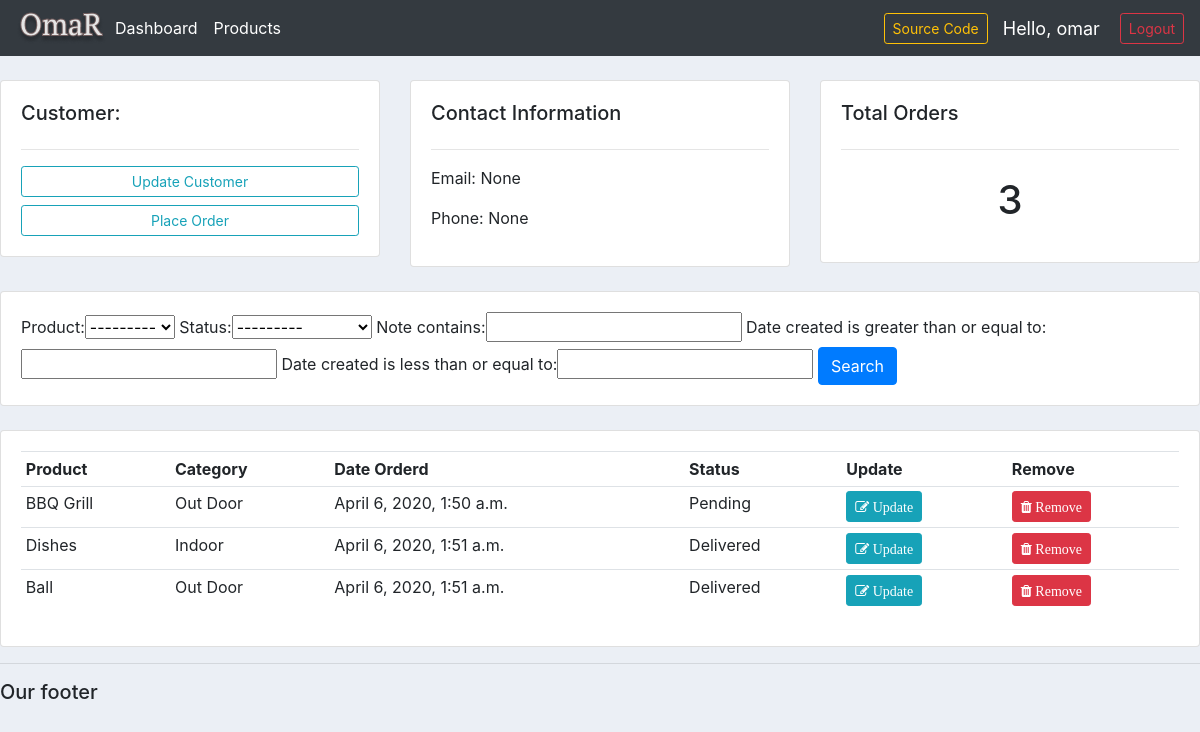
The app's page /customer/1/ (signed in) with its own data.
### accounts/models.py (models this page shows, shortened)
class Customer(models.Model):
    user = models.OneToOneField(User, null=True, blank=True, on_delete=models.CASCADE) # one to one relationships(one customer can have one user and one user can have one customer)
    name = models.CharField(max_length=200, null=True)
    phone = models.CharField(max_length=200, null=True)
    email = models.CharField(max_length=200, null=True)
    profile_pic = models.ImageField(default="profile1.png", null=True, blank=True)
    date_created = models.DateTimeField(auto_now_add=True, null=True)

class Order(models.Model):
    STATUS = (
        ('Pending', 'Pending'),
        ('Out for delivery', 'Out for delivery'),
        ('Delivered', 'Delivered'),
    )
    customer = models.ForeignKey(Customer, null=True, on_delete=models.SET_NULL) # one to many relationships
    product = models.ForeignKey(Product, null=True, on_delete=models.SET_NULL) # one to many relationships
    date_created = models.DateTimeField(auto_now_add=True, null=True)
    status = models.CharField(max_length=200, null=True, choices=STATUS)
    note = models.CharField(max_length=1000, null=True) # for custom Search

class Product(models.Model):
    CATEGORY = (
        ('Indoor', 'Indoor'),
        ('Out Door', 'Out Door'),
    )
    name = models.CharField(max_length=200, null=True)
    price = models.FloatField(null=True)
    category = models.CharField(max_length=200, null=True, choices=CATEGORY)
    description = models.CharField(max_length=200, null=True, blank=True)
    date_created = models.DateTimeField(auto_now_add=True, null=True)
    tags = models.ManyToManyField(Tag) # Many to Many relationships
    def __str__(self):
        return self.name

### accounts/decorators.py (the view)
        def wrapper_func(request, *args, **kwargs):
            group = None
            if request.user.groups.exists():
                group = request.user.groups.all()[0].name # index it first one by [0]
            if group in allowed_roles:     # [] admin/staff/customer what ever it is.
                return view_func(request, *args, **kwargs)
            else:
                return HttpResponse('You are not authorized to view this page')

### accounts/views.py (called while the page is built)
@login_required(login_url='login')
@allowed_users(allowed_roles=['admin']) # we can add more like - ['admin', 'staff', etc]
def customer(request, pk):
    customer = Customer.objects.get(id=pk)
    orders = customer.order_set.all()  # order_set means customers child order from model fields
    order_count = orders.count()
    myFilter = OrderFilter(request.GET, queryset=orders)
    orders = myFilter.qs
    context = {
        'customer':customer,
        'orders':orders,
        'order_count':order_count,
        'myFilter':myFilter
    }
    return render(request, 'accounts/customer.html', context)

### accounts/templates/accounts/customer.html
{%  extends 'accounts/main.html' %}
{% block content %}
	<br>
<div class="row">
	<div class="col-md">
		<div class="card card-body">
			<h5>Customer:</h5>
			<hr>
			<a class="btn btn-outline-info  btn-sm btn-block" href="">Update Customer</a>
			<a class="btn btn-outline-info  btn-sm btn-block" href="{% url 'createOrder' customer.id %}">Place Order</a>
		</div>
	</div>
	<div class="col-md">
		<div class="card card-body">
			<h5>Contact Information</h5>
			<hr>
			<p>Email: {{ customer.email }}</p>
			<p>Phone: {{ customer.phone }}</p>
		</div>
	</div>
	<div class="col-md">
		<div class="card card-body">
			<h5>Total Orders</h5>
			<hr>
			<h1 style="text-align: center;padding: 10px">{{ order_count }}</h1>
		</div>
	</div>
</div>
<br>
<div class="row">
	<div class="col">
		<div class="card card-body">
			<form method="get">
					{{ myFilter.form }}
		    <button class="btn btn-primary" type="submit">Search</button>
		  </form>
		</div>
	</div>
</div>
<br>
<div class="row">
	<div class="col-md">
		<div class="card card-body">
			<table class="table table-sm">
				<tr>
					<th>Product</th>
					<th>Category</th>
					<th>Date Orderd</th>
					<th>Status</th>
					<th>Update</th>
					<th>Remove</th>
				</tr>
				{% for order in orders %}
					<tr>
						<td>{{ order.product }}</td>
						<td>{{ order.product.category }}</td>
						<td>{{ order.date_created }}</td>
						<td>{{ order.status }}</td>
						<td><a class="btn btn-sm btn-info" href="{% url 'updateOrder' order.id %}"><i class="fa fa-edit"> Update</i></a></td>
						<td><a class="btn btn-sm btn-danger" href="{% url 'delete_order' order.id %}"><i class="fa fa-trash"> Remove</i></a></td>
					</tr>
				{% endfor %}
			</table>
		</div>
	</div>
</div>
{% endblock %}

### accounts/templates/accounts/navbar.html (shortened to what this page needs)
{% load static %}
{% load qr_code %}
<nav class="navbar navbar-expand-lg navbar-dark bg-dark">
  <a href="{% url 'home' %}"><img src="{% static 'images/logo.png' %}" alt=""></a>
  <div class="collapse navbar-collapse" id="navbarNav">
    <ul class="navbar-nav">
      {% if request.user.is_staff %}
      <li class="nav-item active">
        <a class="nav-link" href="{% url 'home' %}">Dashboard</a>
      </li>
      <li class="nav-item active">
        <a class="nav-link" href="{% url 'products' %}">Products</a>
      </li>
      {% else %}
      <li class="nav-item active">
        <a class="nav-link" href="{% url 'account' %}">Settings</a>
      </li>
      {% endif %}
    </ul>
  </div>
  <span>
  <div class="container">
    <button type="button" class="btn btn-outline-warning btn-sm" data-toggle="modal" data-target="#myModal">Source Code</button>
  </div>
  </span>
  <span id="hello-msg">Hello, {{request.user}}</span>
  <span><a class="btn btn-sm btn-outline-danger" href="{% url 'logout' %}">Logout</a></span>
</nav>

### static/css/main.css (style rules this page uses)
body { background-color: #ebeff5; }

### accounts/templates/accounts/navbar.html (style rules this page uses)
#hello-msg { font-size: 18px; color: #fff; margin-right: 20px; }

### records on screen
Customer: email "None", phone "None"
Order: product "BBQ Grill", product.category "Out Door", date_created "April 6, 2020, 1:50 a.m.", status "Pending"
Order: product "Dishes", product.category "Indoor", date_created "April 6, 2020, 1:51 a.m.", status "Delivered"
Order: product "Ball", product.category "Out Door", date_created "April 6, 2020, 1:51 a.m.", status "Delivered"

### other values on screen
{{ request.user }} "omar"
{{ order_count }} "3"
